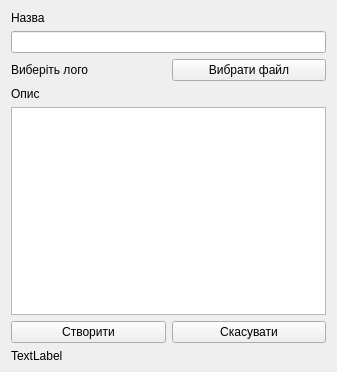
<?xml version="1.0" encoding="UTF-8"?>
<ui version="4.0">
 <class>Form</class>
 <widget class="QWidget" name="Form">
  <property name="geometry">
   <rect>
    <x>0</x>
    <y>0</y>
    <width>337</width>
    <height>372</height>
   </rect>
  </property>
  <property name="windowTitle">
   <string/>
  </property>
  <layout class="QVBoxLayout" name="verticalLayout_3">
   <property name="bottomMargin">
    <number>9</number>
   </property>
   <item>
    <layout class="QVBoxLayout" name="verticalLayout">
     <item>
      <widget class="QLabel" name="label_2">
       <property name="text">
        <string>Назва</string>
       </property>
      </widget>
     </item>
     <item>
      <widget class="QLineEdit" name="title"/>
     </item>
    </layout>
   </item>
   <item>
    <layout class="QHBoxLayout" name="horizontalLayout">
     <item>
      <widget class="QLabel" name="file_name">
       <property name="text">
        <string>Виберіть лого</string>
       </property>
      </widget>
     </item>
     <item>
      <widget class="QPushButton" name="select_file">
       <property name="text">
        <string>Вибрати файл</string>
       </property>
      </widget>
     </item>
    </layout>
   </item>
   <item>
    <layout class="QVBoxLayout" name="verticalLayout_2">
     <item>
      <widget class="QLabel" name="label_3">
       <property name="text">
        <string>Опис</string>
       </property>
      </widget>
     </item>
     <item>
      <widget class="QTextEdit" name="description"/>
     </item>
    </layout>
   </item>
   <item>
    <layout class="QHBoxLayout" name="horizontalLayout_2">
     <item>
      <widget class="QPushButton" name="create">
       <property name="text">
        <string>Створити</string>
       </property>
      </widget>
     </item>
     <item>
      <widget class="QPushButton" name="cancel">
       <property name="text">
        <string>Скасувати</string>
       </property>
      </widget>
     </item>
    </layout>
   </item>
   <item>
    <widget class="QLabel" name="error_label">
     <property name="text">
      <string>TextLabel</string>
     </property>
    </widget>
   </item>
  </layout>
 </widget>
 <resources/>
 <connections/>
</ui>
